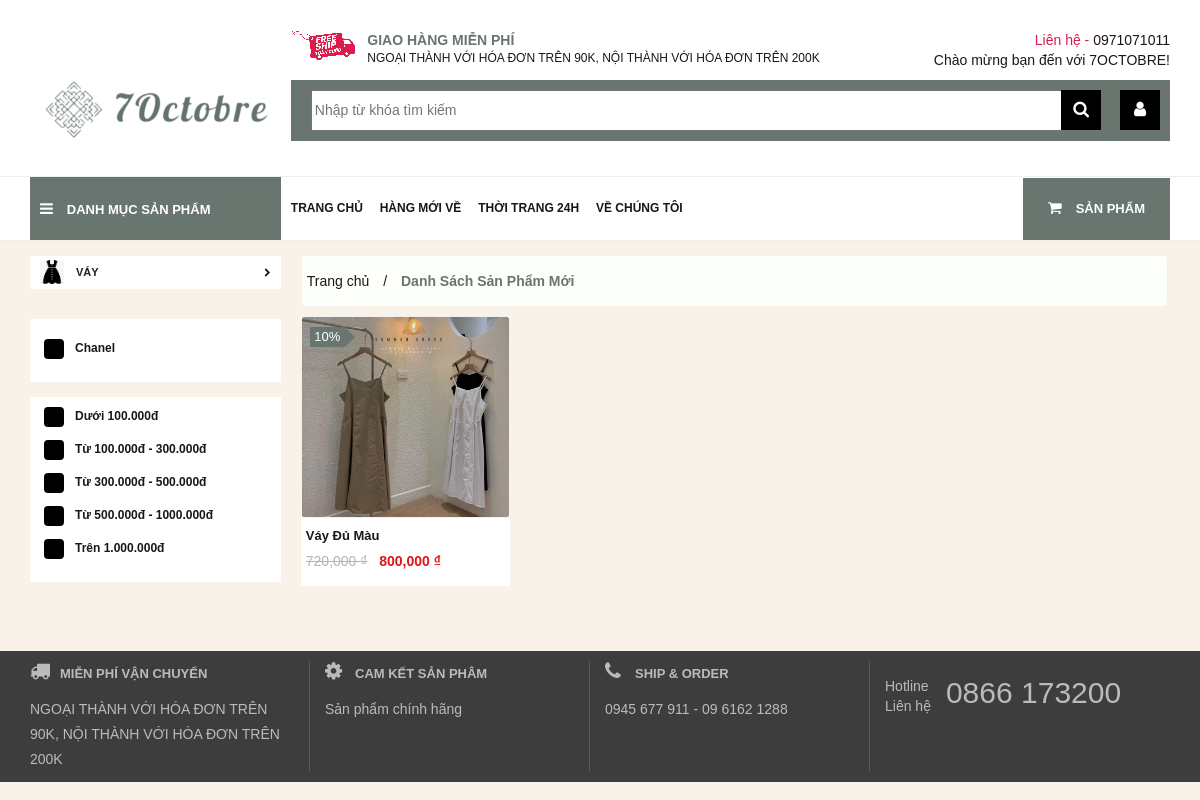
Page /san-pham-moi on the committed database.
### tables this page shows
CREATE TABLE `categories` (
  `id` int(11) NOT NULL,
  `name` varchar(255) NOT NULL,
  `avatar` varchar(255) DEFAULT NULL,
  `status` tinyint(3) NOT NULL,
  `category_status` tinyint(3) NOT NULL,
  `content` varchar(255) NOT NULL,
  `hotcategory` tinyint(3) NOT NULL,
  `created_at` timestamp NOT NULL DEFAULT current_timestamp(),
  `updated_at` datetime DEFAULT NULL
);

CREATE TABLE `producers` (
  `id` int(11) NOT NULL,
  `name` varchar(255) NOT NULL,
  `avatar` varchar(255) DEFAULT NULL,
  `hotproducer` tinyint(3) NOT NULL,
  `status` tinyint(3) NOT NULL,
  `created_at` timestamp NOT NULL DEFAULT current_timestamp(),
  `updated_at` datetime DEFAULT NULL
);

CREATE TABLE `products` (
  `id` int(11) NOT NULL,
  `category_id` int(11) DEFAULT NULL,
  `producer_id` int(11) NOT NULL,
  `title` varchar(255) DEFAULT NULL,
  `avatar` varchar(255) DEFAULT NULL,
  `price` int(11) DEFAULT NULL,
  `quality` int(11) DEFAULT NULL,
  `summary` varchar(255) NOT NULL,
  `content` text NOT NULL,
  `status` tinyint(4) NOT NULL DEFAULT 0,
  `discount` int(11) NOT NULL DEFAULT 0,
  `hotproduct` tinyint(3) NOT NULL,
  `total_number_rating` int(11) NOT NULL,
  `total_rating` int(11) NOT NULL,
  `created_at` timestamp NOT NULL DEFAULT current_timestamp(),
  `updated_at` datetime DEFAULT NULL
);

### App/controllers/controller.php (called while the page is built, shortened)
<?php
class Controller{
    public function render($file,$variable=[]){
        extract($variable);
        require_once $file;
        $view= ob_get_clean();
        return $view;
    }
}

### Mvc/Frontend/controllers/ProductController.php (called while the page is built, shortened)
<?php
require_once 'Mvc/Frontend/models/Product.php';
require_once 'Mvc/Frontend/models/Category.php';
require_once 'Mvc/Frontend/models/Producer.php';
class ProductController extends Controller{
    public function ProductNewsCenter(){
        $query="";
      $product_model=new Product();
      $products=$product_model->ProductNews_Center($query);
      $this->content=$this->render("Mvc/Frontend/views/products/productnews_Center.php",["products" => $products]);
      require_once 'Mvc/frontend/views/layouts/layout_main.php';
    }
}

### index.php (called while the page is built, shortened)
<?php
    $action=isset($_GET["action"]) ? $_GET["action"] : 'index';
    $obj = new $controller;
    $obj->$action();

### App/database/Model.php (called while the page is built, shortened)
<?php
    class Model{
        public function __construct(){
            $this->connection=$this->getConnection();
        }
        public function getConnection(){
            $connection=new PDO(Database::DB_DSN,
                                Database::DB_USERNAME,
                                Database::DB_PASSWORD);
            return $connection;
        }
}

### Mvc/Frontend/models/Product.php (called while the page is built, shortened)
<?php
class Product extends Model{
  public function ProductNews_Center($query=''){
    $sql_select="select products.*,categories.name from categories inner join products
                    on categories.id=products.category_id where products.status=1 $query ORDER BY products.created_at  desc limit 12 ";
    $obj_select=$this->connection->prepare($sql_select);
    $obj_select->execute();
    $products=$obj_select->fetchAll(PDO::FETCH_ASSOC);
    return $products;
  }
}

### App/helpers/Helper.php (called while the page is built, shortened)
<?php
class Helper
{
    public static function getSlug($str) {
        $str = trim(mb_strtolower($str));
        $str = preg_replace('/(à|á|ạ|ả|ã|â|ầ|ấ|ậ|ẩ|ẫ|ă|ằ|ắ|ặ|ẳ|ẵ)/', 'a', $str);
        $str = preg_replace('/(è|é|ẹ|ẻ|ẽ|ê|ề|ế|ệ|ể|ễ)/', 'e', $str);
        $str = preg_replace('/(ì|í|ị|ỉ|ĩ)/', 'i', $str);
        $str = preg_replace('/(ò|ó|ọ|ỏ|õ|ô|ồ|ố|ộ|ổ|ỗ|ơ|ờ|ớ|ợ|ở|ỡ)/', 'o', $str);
        $str = preg_replace('/(ù|ú|ụ|ủ|ũ|ư|ừ|ứ|ự|ử|ữ)/', 'u', $str);
        $str = preg_replace('/(ỳ|ý|ỵ|ỷ|ỹ)/', 'y', $str);
        $str = preg_replace('/(đ)/', 'd', $str);
        $str = preg_replace('/[^a-z0-9-\s]/', '', $str);
        $str = preg_replace('/([\s]+)/', '-', $str);
        return $str;
    }
}

### Mvc/Frontend/models/Category.php (called while the page is built, shortened)
<?php
class Category extends Model{
    public function getCategoryProduct(){
        $sql_select="select * from categories where status=1 and category_status=1 order by categories.created_at asc limit 0,10";
        $obj_select=$this->connection->prepare($sql_select);
        $obj_select->execute();
        return $obj_select->fetchAll(PDO::FETCH_ASSOC);
    }
    public function categoryNews(){
        $sql_select="select * from categories where status=1 and category_status=0 order by categories.created_at asc limit 0,3";
        $obj_select=$this->connection->prepare($sql_select);
        $obj_select->execute();
        return $obj_select->fetchAll(PDO::FETCH_ASSOC);
    }
}

### Mvc/Frontend/models/Producer.php (called while the page is built, shortened)
<?php
class Producer extends Model{
    public function ProducerProduct(){
      $sql_select_one="select * from producers where status=1 ";
      $obj_select=$this->connection->prepare($sql_select_one);
      $obj_select->execute();
      return $obj_select->fetchAll(PDO::FETCH_ASSOC);
    }
}

### Mvc/Frontend/views/products/productnews_Center.php (the view, shortened to what this page needs)
<div class="banner-right filter_data" style="margin-bottom: 50px">
  <div class="container">
    <div class="banner__product">
      <ul>
        <li><a href="index.php"> Trang chủ</a></li>
        <li>/</li>
            <li class="active">Danh sách sản phẩm mới</li>
      </ul>
    </div>
  </div>
  <div class="product" style="border: none !important;">
    <?php if (!empty($products)):
      foreach ($products as $product):
        $product_title = $product['title'];
        $product_slug = Helper::getSlug($product_title);
        $product_id = $product['id'];
        $product_link = "chi-tiet-san-pham/$product_slug/$product_id";
        ?>
        <div class="hot-product1">
          <div class="product_img">
            <a href="<?php echo $product_link; ?>">
              <?php if (!empty($product['avatar'])): ?>
              <img src="Assets/uploads/products/<?php echo $product['avatar']; ?>" alt=""></a>
            <?php endif; ?>
            <?php if ($product['discount'] > 0): ?>
              <div class="price_sale"><?php echo $product['discount']; ?>% <span class="sale_lable"></span></div>
            <?php endif; ?>
          </div>
          <div>
            <a href="<?php echo $product_link; ?>"><h2><?php echo $product['title']; ?></h2></a>
            <?php if ($product['discount'] > 0): ?>
              <p><span
                    class="price"><?php echo number_format($product["price"] - ($product["price"] * ($product["discount"] / 100))); ?>
                  ₫</span> &nbsp <span
                    class="price-label"><?php echo number_format($product["price"]); ?> ₫</span>
              </p>
            <?php else: ?>
              <p>&nbsp;<span class="price-label"><?php echo number_format($product["price"]); ?> ₫</span>
              </p>
            <?php endif; ?>
          </div>
        </div>
      <?php endforeach; else: ?>
  </div>
  <div style="text-align: center;margin: 40px auto">Danh mục này không có sản phẩm nào !!!</div>
  <?php endif; ?>
</div>

### Mvc/Frontend/views/categories/category_news.php
<?php if (!empty($categories)):
foreach ($categories as $category):
$category_id = $category["id"];
$category_name = $category["name"];
$category_slug = Helper::getSlug($category_name);
$category_link = "danh-sach-blogs/$category_slug/$category_id"
?>
<li><a href="<?php echo $category_link; ?>"><?php echo $category_name; ?></a></li>
<?php endforeach; else: ?>
<?php endif; ?>

### Mvc/Frontend/views/categories/menu.php (shortened to what this page needs)
<div class="menu-trai">
  <ul>
    <?php if (!empty($categories)):
      foreach ($categories as $category):
        $category_id = $category["id"];
        $category_name = $category["name"];
        $category_slug = Helper::getSlug($category_name);
        $category_link = "danh-sach-san-pham/$category_slug/$category_id"
        ?>
        <li class="menu-cha">
          <a href="<?php echo $category_link; ?>">
            <?php if (!empty($category["avatar"])): ?>
              <img src="Assets//uploads/categories/<?php echo $category["avatar"]; ?>" alt="">
            <?php endif; ?>
            <span><?php echo $category["name"]; ?></span>
            <i style="line-height: 33px;" class="fa fa-chevron-right"></i>
          </a>
        </li>
      <?php endforeach; endif; ?>
  </ul>
</div>

### Mvc/Frontend/views/producers/producerProduct.php (shortened to what this page needs)
<?php if(!empty($producers)):?>
<div style="margin: 30px 0px;">
  <div class="menu-trai">
    <ul style="padding: 20px 0px 10px 0px" class="">
      <?php foreach ($producers as $producer): ?>
       <label class="producers"> <?php echo $producer['name']; ?>
        <span class="w3docs"></span>
            </label>
      <?php endforeach; ?>
    </ul>
  </div>
    <div class="menu-trai" style="margin-top: 15px;">
        <ul style="padding: 10px 0px 10px 0px" class="">
            <label class="producers"> Dưới 100.000đ
                    <span class="w3docs"></span>
                </label>
          <label class="producers"> Từ 100.000đ - 300.000đ
                    <span class="w3docs"></span>
                </label>
           <label class="producers"> Từ 300.000đ - 500.000đ
                    <span class="w3docs"></span>
                </label>
            <label class="producers"> Từ 500.000đ - 1000.000đ
                    <span class="w3docs"></span>
                </label>
           <label class="producers"> Trên 1.000.000đ
                    <span class="w3docs"></span>
                </label>
        </ul>
    </div>
</div>
<?php endif; ?>

### Assets/Frontend/css/style.css (style rules this page uses)
body, h1, h2, h3, h4, h5, h6, p, ul { margin: 0px; padding: 0px; }
body { font-family: Arial; font-style: normal; font-weight: 400; line-height: 1.42857143; font-size: 14px; color: #1b1717;; background-color: #f8f2e8; padding: 0px; }
li { list-style: none; }
a { color: #1b1717; }
.menu-center li { display: inline-block; padding: 20px 13px 20px 0px; }
.menu-center li a { line-height: 20px; padding-top: 16px; padding-bottom: 16px; white-space: nowrap; font-size: 12px; font-weight: bold; text-transform: uppercase }
.menu-trai { background: #ffffff; }
.menu-cha { position: relative; line-height: 30px; }
.menu-cha a img { width: 24px; height: 24px; }
.menu-trai span { font-size: 11px; font-weight: bold; text-transform: uppercase; vertical-align: middle; color: #1f2022; }
.menu-trai ul li { padding: 0px 10px; margin-bottom: 10px; cursor: pointer; }
.menu-trai i { font-size: 9px; float: right; }
.menu-trai ul li a img { margin-right: 8px; }
.product { border: 1px solid #dadada; display: flex; flex-wrap: wrap; }
.product_img { position:relative; overflow: hidden; border: 1px solid #F1F1F1; }
.price_sale { position: absolute; top:10px; left: 8px; width: 35px; line-height: 20px; background-color: rgba(105,118,111,255); font-size: 12px; text-align: center; color:white ; }
.sale_lable { content: ""; position: absolute; top: 0; right: -10px; border-top: 10px solid transparent; border-bottom: 10px solid transparent; border-left: 10px solid rgba(105,118,111,255); }
.hot-product1 h2 { font-size: 13px; font-weight: bold; margin: 10px 0px 8px 5px; padding-right: 5px; overflow: hidden; display: -webkit-box; -webkit-line-clamp: 2; -webkit-box-orient: vertical; width: 100%; text-transform: capitalize; }
.hot-product1 .price { text-decoration-line: line-through; color: #b5b5b5 !important; font-size: 14px; margin-left:5px; }
.hot-product1 .price-label { font-size: 14px; font-weight: 700; color: #de1616 !important; }
.hot-product1 { width: 23.8%; margin-left: 10px; margin-bottom: 15px; padding-bottom: 15px; background-color: white; }
.product_img { position:relative; overflow: hidden; border: 1px solid #F1F1F1; border-radius: 3px; }
.price_sale { position: absolute; top:10px; left: 8px; width: 35px; line-height: 20px; background-color: rgba(105,118,111,255); font-size: 13px; text-align: center; color:white; }
.hot-product1 img { width: 100%; height: 200px; }
.hot-product1 .price { text-decoration-line: line-through; color: #b5b5b5; font-size: 14px; margin-left:5px; }
.hot-product1 .price-label { font-size: 14px; font-weight: 700; color: rgba(105,118,111,255); }
.banner__product { background-color: #fcfffa; line-height: 50px; margin-right: -12px !important; margin-left: -4px; padding-left: 5px; border-radius: 3px; margin-bottom: 10px; }
.active { color: rgba(105,118,111,255); font-weight: bold; text-transform: capitalize; }
.banner__product li { display: inline; padding-right: 10px; }
.banner-right { float: left; width: 78%; padding-left: 10px; }
.producers { display: block; position: relative; padding-left: 45px; margin-bottom: 15px; cursor: pointer; font-size: 12px; font-weight: bold; }
.w3docs { position: absolute; top: 0; left: 14px; height: 20px; width: 20px; border-radius: 4px; background-color: black; }
.w3docs:after { content: ""; position: absolute; display: none; }
.producers .w3docs:after { left: 8px; bottom: 5px; width: 6px; height: 12px; border: solid white; border-width: 0 4px 4px 0; -webkit-transform: rotate(45deg); -ms-transform: rotate(45deg); transform: rotate(45deg); }

### rows in the picture
categories: name "THỜI TRANG 24H"
categories: avatar (picture), name "VÁY"
producers: name "Chanel"
products: avatar (picture), discount "10", title "Váy Đủ Màu", $product["price"] - ($product["price"] * ($product["discount"] / 100)) "720,000", price "800,000"
